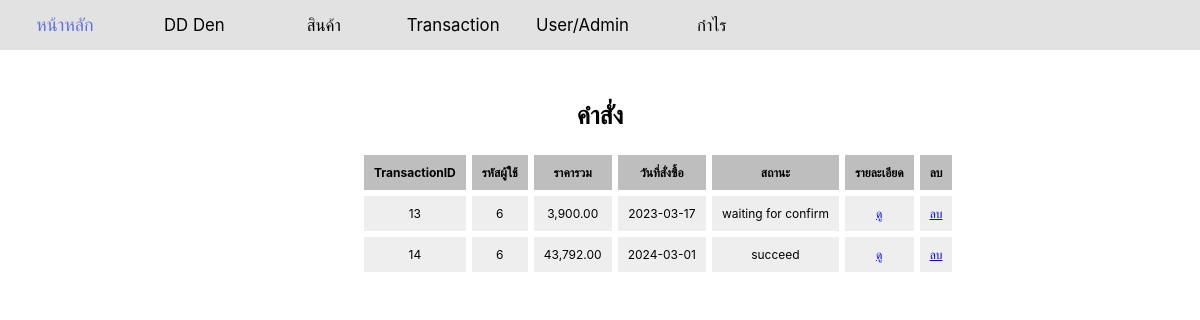
/admin/admin_transaction.php, run on the app's committed database.
### tables this page shows
CREATE TABLE `orderdetail` (
  `orderdetailid` int(11) NOT NULL,
  `ProductID` int(11) NOT NULL,
  `transactionID` int(11) NOT NULL,
  `OrderQty` int(11) NOT NULL,
  `Total` int(11) NOT NULL
);

CREATE TABLE `transactions` (
  `TransactionID` int(11) NOT NULL,
  `CustomerID` int(5) NOT NULL,
  `Name` varchar(100) NOT NULL,
  `Address` varchar(100) NOT NULL,
  `Telephone` int(11) NOT NULL,
  `TotalPrice` int(11) NOT NULL,
  `Img` varchar(100) NOT NULL,
  `Totalqty` int(11) NOT NULL,
  `OrderDate` date DEFAULT NULL,
  `Status` char(20) NOT NULL
);

### admin/admin_transaction.php (the view)
<!DOCTYPE html>
<html>
<?php include 'assets/headAdmin.php'; ?>
<?php
    include 'connect.php';
    $query = "SELECT * FROM orderdetail JOIN transactions on orderdetail.TransactionID = transactions.TransactionID group by transactions.TransactionID";
    $result = mysqli_query($conn , $query);
?>
<div class="totalsale"><a>คำสั่ง</a></div>
<div class="tran">
    <table>
        <thead>
            <tr>
                <th>TransactionID</th>
                <th>รหัสผู้ใช้</th>
                <th>ราคารวม</th>
                <th>วันที่สั่งซื้อ</th>
                <th>สถานะ</th>
                <th>รายละเอียด</th>
                <th>ลบ</th>
            </tr>
        </thead>
        <tbody>
                <ul>
                <?php foreach ($result as $row) {     ?>
                    <tr>
                        <td><?php echo $row['TransactionID']; ?></td>
                        <td><?php echo $row['CustomerID']; ?></td>
                        <td><?php echo number_format($row['TotalPrice'],2); ?></td>
                        <td><?php echo $row['OrderDate']; ?></td>
                        <td><?php  if($row['Status'] == "1") {
									echo "waiting for confirm";
								}
								else if($row['Status'] == "0") {
								    echo "waiting for payment";
								}
                                else {
                                    echo "succeed";
                                } ?></td>
                        <td><a href="admin_sale_deteil.php?TransactionID=<?php echo $row['TransactionID']; ?>">ดู</a></td>
                        <td><a href="admintrandel.php?TransactionID=<?php echo $row['TransactionID']; ?>">ลบ</a></td>
                    </tr>
                <?php  } ?>
                </ul>
        </tbody>
    </table>
</div>
</body>
</html>

### admin/admin1.css (style rules this page uses)
body { margin: 0; padding: 0; background: rgb(255, 255, 255); font-family: "Inter", sans-serif; font-size: .75em; }
.list table, th, td { border: 2px solid rgb(255, 255, 255); border-collapse: collapse; }
.datasale table, th, td { border: 2px solid rgb(255, 255, 255); border-collapse: collapse; padding: 10px; }
.totalsale { font-size: 25px; text-align: center; margin-top: 50px; margin-bottom: 20px; font-weight: bold; }
.tran { text-align: center; align-items: center; margin-left: 30%; }
.tran table thead { background-color: #bebebe; }
.tran table tbody { background-color: #eeeeee; }
.tr table, th, td { border: 2px solid rgb(255, 255, 255); border-collapse: collapse; padding: 10px; }
.datauser table, th, td { border: 2px solid rgb(255, 255, 255); border-collapse: collapse; padding: 10px; }

### data on the page
orderdetail: transactionID.TransactionID "13", transactionID.CustomerID "6", transactionID.TotalPrice "3,900.00", transactionID.OrderDate "2023-03-17", shows "waiting for confirm"
orderdetail: transactionID.TransactionID "14", transactionID.CustomerID "6", transactionID.TotalPrice "43,792.00", transactionID.OrderDate "2024-03-01", shows "succeed"
